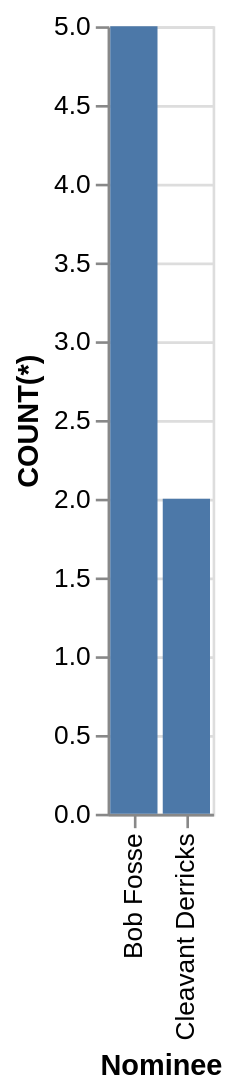

Write the Vega-Lite specification saved for this chart.
### Vega-Lite specification from a JSON file in a GitHub repository (floating-point values rounded to 4 significant figures)
{"data": {"values": [{"x_data": "Bob Fosse", "y_data": 5}, {"x_data": "Cleavant Derricks", "y_data": 2}]}, "mark": "bar", "encoding": {"x": {"field": "x_data", "type": "nominal", "title": "Nominee", "sort": {"op": "sum", "field": "y_data", "order": "descending"}}, "y": {"field": "y_data", "type": "quantitative", "title": "COUNT(*)"}}}
